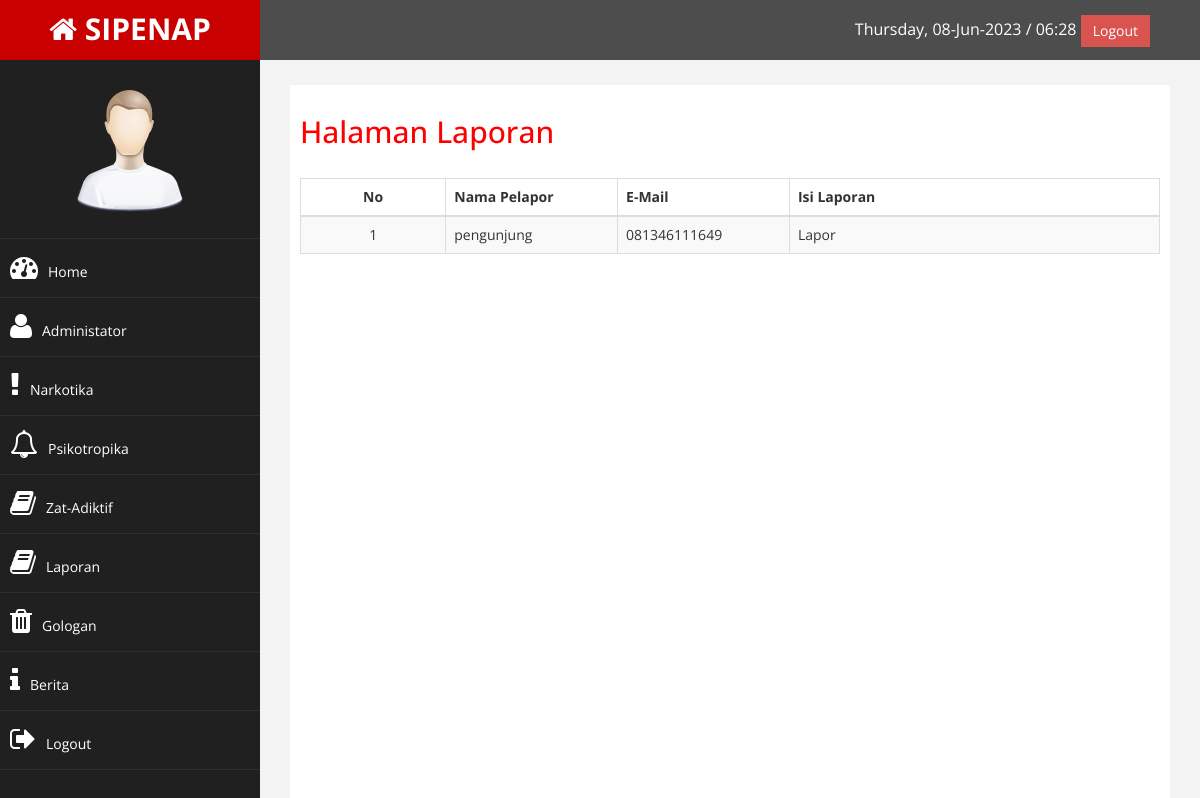
The page /admin/index.php?halaman=laporan (signed in) on the database its author committed.
### tables this page shows
CREATE TABLE `laporan` (
  `id_laporan` int(11) NOT NULL,
  `id_admin` int(11) NOT NULL,
  `nama_pelapor` varchar(50) NOT NULL,
  `telp_pelapor` varchar(12) NOT NULL,
  `isi_laporan` text NOT NULL
);

### admin/laporan/laporan.php (the view)
<h2>Halaman Laporan</h2><br>
<table class="table table-striped table-bordered">
  <thead>
    <tr>
      <th class="text-center">No</th>
      <th>Nama Pelapor</th>
      <th>E-Mail</th>
      <th>Isi Laporan</th>
    </tr>
  </thead>
  <tbody>
    <?php
      include 'config/koneksi.php';
      $nomor = 1;
      $ambil = $koneksi->query("SELECT * FROM laporan");
      while($pecah = $ambil->fetch_assoc()) :
    ?>
    <tr>
      <td class="text-center"><?php echo $nomor; ?></td>
      <td style="width: 20%;"><?php echo $pecah['nama_pelapor']; ?></td>
      <td style="width: 20%;"><?php echo $pecah['telp_pelapor']; ?></td>
      <td><?php echo $pecah['isi_laporan']; ?></td>
    </tr>
    <?php
      $nomor++;
      endwhile;
    ?>
  </tbody>
</table>

### admin/assets/css/custom.css (style rules this page uses)
body { font-family: 'Open Sans', sans-serif; }
.text-center { text-align:center; }
h2 { color: #f00; }

### rows shown on the page
laporan: nama_pelapor "pengunjung", telp_pelapor "081346111649", isi_laporan "Lapor"
